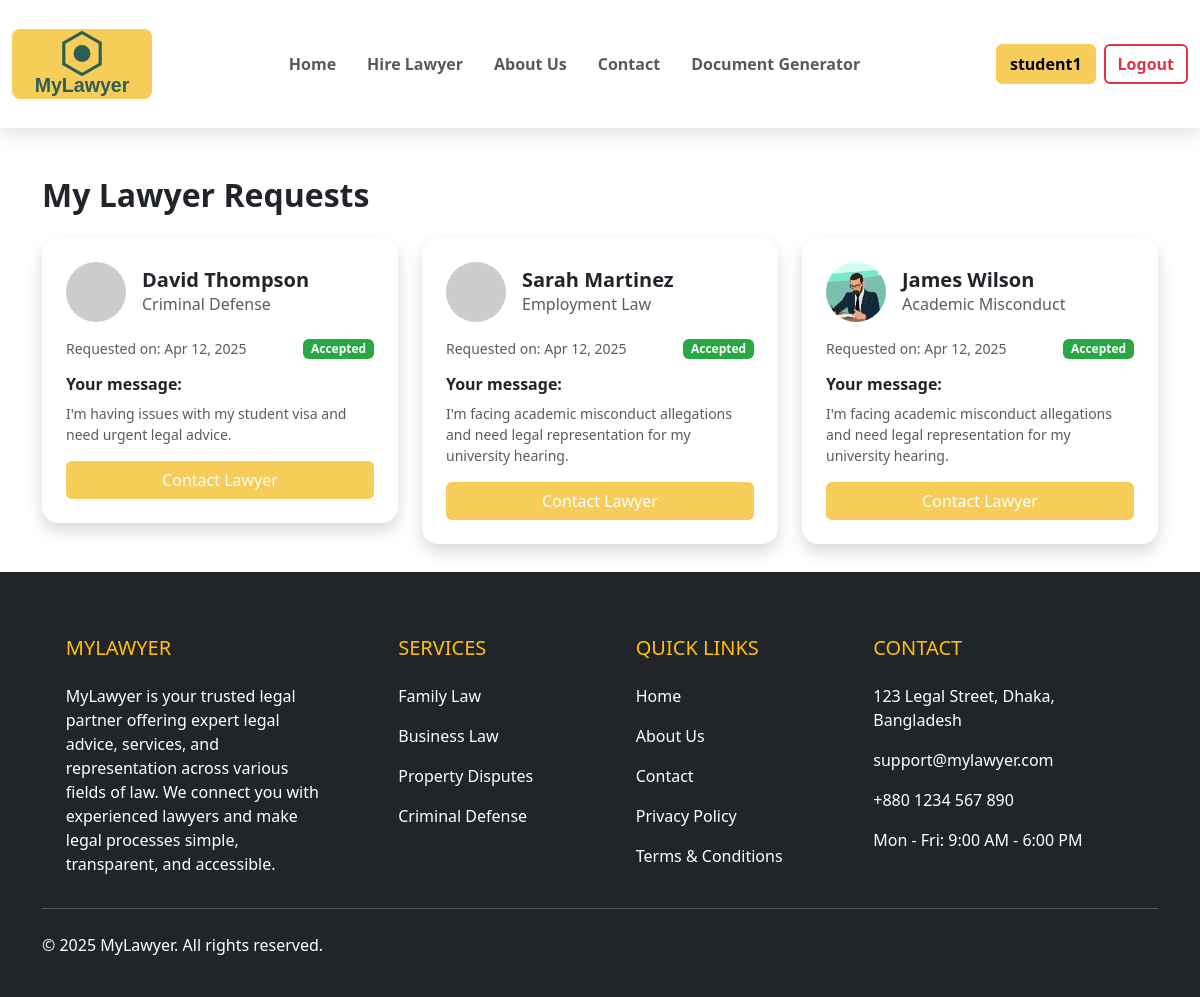
The page /my_requests/ (signed in) on the database as committed earlier.
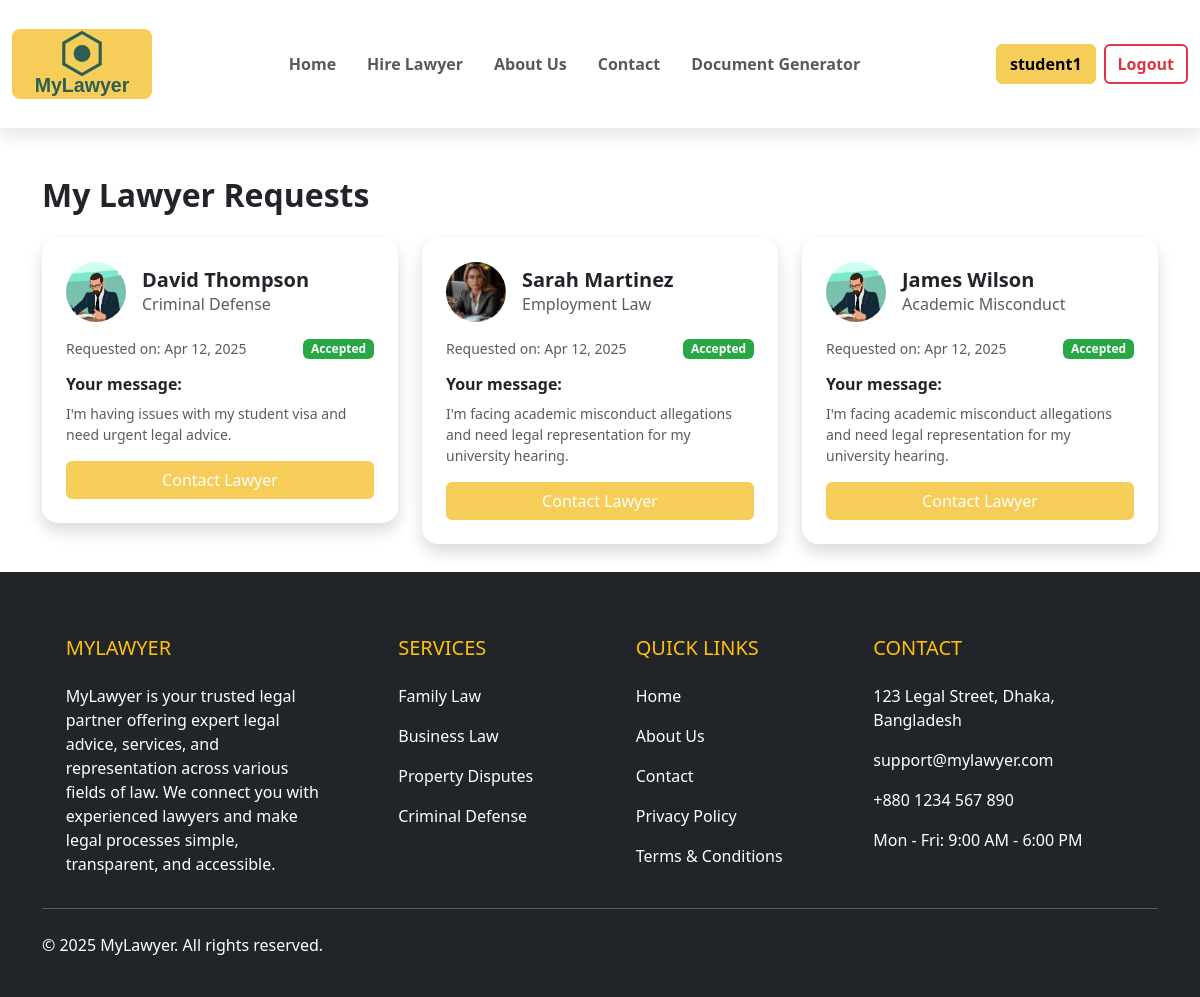
The same page on the database as committed later.
### core/models.py (models this page shows, shortened)
class HireRequest(models.Model):
    student = models.ForeignKey(User, on_delete=models.CASCADE, related_name='hire_requests')
    lawyer = models.ForeignKey(LawyerProfile, on_delete=models.CASCADE)
    message = models.TextField()
    date_requested = models.DateTimeField(auto_now_add=True)
    status_choices = [('pending', 'Pending'), ('accepted', 'Accepted'), ('rejected', 'Rejected'),  ('completed', 'Completed')]
    status = models.CharField(max_length=10, choices=status_choices, default='pending')

class LawyerProfile(models.Model):
    user = models.OneToOneField(User, on_delete=models.CASCADE)
    profile_picture = models.ImageField(upload_to='profile_pics/', blank=True, null=True)
    specialization = models.CharField(max_length=100)
    experience_years = models.PositiveIntegerField()
    bio = models.TextField()
    available = models.BooleanField(default=True)

### core/views.py (the view)
# urls.py: path('my_requests/', views.my_requests, name="my_requests"),
@login_required
def my_requests(request):
    requests = HireRequest.objects.filter(student=request.user).order_by('-date_requested')
    return render(request, 'my_requests.html', {'requests': requests})

### core/templates/my_requests.html (shortened to what this page needs)
{% extends 'base.html' %}
{% block content %}
<div class="container mt-5">
    <h2 class="mb-4 fw-bold">My Lawyer Requests</h2>
    <div class="row">
        {% for request in requests %}
        <div class="col-md-6 col-lg-4 mb-4">
            <div class="card shadow border-0 rounded-4">
                <div class="card-body p-4">
                    <div class="d-flex align-items-center mb-3">
                        <div class="flex-shrink-0">
                            {% if request.lawyer.profile_picture %}
                            <img src="{{ request.lawyer.profile_picture.url }}" class="rounded-circle" width="60" height="60" style="object-fit: cover;">
                            {% else %}
                            <img src="https://via.placeholder.com/60x60.png?text=No+Image" class="rounded-circle" width="60" height="60">
                            {% endif %}
                        </div>
                        <div class="ms-3">
                            <h5 class="fw-bold mb-0">{{ request.lawyer.user.get_full_name|default:request.lawyer.user.username }}</h5>
                            <p class="text-muted mb-0">{{ request.lawyer.specialization }}</p>
                        </div>
                    </div>
                    <div class="d-flex justify-content-between align-items-center mb-3">
                        <span class="text-muted small">Requested on: {{ request.date_requested|date:"M d, Y" }}</span>
                        {% if request.status == 'pending' %}
                        <span class="badge bg-warning text-dark">{{ request.status|capfirst }}</span>
                        {% elif request.status == 'accepted' %}
                        <span class="badge" style="background-color: #28a745;">{{ request.status|capfirst }}</span>
                        {% else %}
                        <span class="badge bg-danger">{{ request.status|capfirst }}</span>
                        {% endif %}
                    </div>
                    <div class="mb-3">
                        <h6 class="fw-bold">Your message:</h6>
                        <p class="mb-0 text-muted small">{{ request.message|truncatechars:150 }}</p>
                    </div>
                    {% if request.status == 'accepted' %}
                    <a href="{% url 'chat_view' request.lawyer.user.username %}" class="btn w-100 text-white" style="background-color: #f6cd58;">
                        Contact Lawyer
                    </a>
                    {% elif request.status == 'pending' %}
                    <button class="btn btn-outline-secondary w-100 disabled">Awaiting Response</button>
                    {% else %}
                    <a href="{% url 'view_lawyers' %}" class="btn btn-outline-primary w-100">
                        Find Another Lawyer
                    </a>
                    {% endif %}
                </div>
            </div>
        </div>
        {% endfor %}
    </div>
</div>
{% endblock %}

Rows that differ between the two databases and show on the page:
changed through a linked row, HireRequest "I'm having issues with my student visa and need urgent legal advice.": lawyer.profile_picture: picture added; profile_picture: picture removed
changed through a linked row, HireRequest "Sarah Martinez": lawyer.profile_picture: picture added; profile_picture: picture removed
